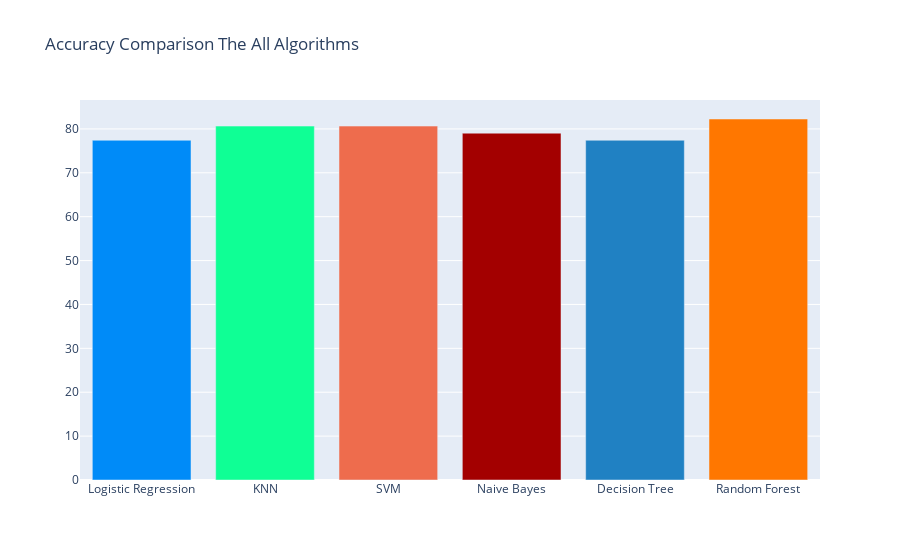

Notebook source saved alongside this figure:
### Code cell
trace = go.Bar(
    x=['Logistic Regression', 'KNN', 'SVM', 'Naive Bayes', 'Decision Tree', 'Random Forest'],
    y=[lr_score, knn_score, svm_score, nb_score, dt_score, rf_score],
    marker=dict(color=['#008BF8', '#0FFF95', '#EE6C4D', '#A30000', '#2081C3', '#FF7700']),
)

layout = go.Layout(
    title='Accuracy Comparison The All Algorithms',
)

fig = go.Figure(data=[trace], layout=layout)
iplot(fig)

### Figure 1 — Plotly figure (JSON) as saved in the notebook; plotly's stock layout.template omitted (floating-point values rounded to 4 significant figures)
{"data": [{"marker": {"color": ["#008BF8", "#0FFF95", "#EE6C4D", "#A30000", "#2081C3", "#FF7700"]}, "type": "bar", "x": ["Logistic Regression", "KNN", "SVM", "Naive Bayes", "Decision Tree", "Random Forest"], "y": [77.42, 80.65, 80.65, 79.03, 77.42, 82.26]}], "layout": {"title": {"text": "Accuracy Comparison The All Algorithms"}}}
